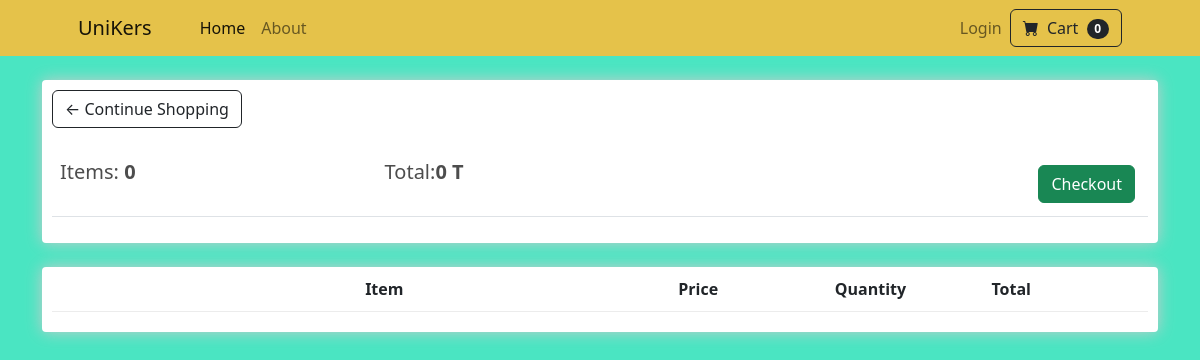
The app's page /cart/ (signed in) with its own data.
### store/models.py (models this page shows, shortened)
class Order(models.Model):
    customer = models.ForeignKey(Customer, on_delete=models.SET_NULL, blank=True, null=True)
    date_orderd = models.DateTimeField(auto_now_add=True)
    complete = models.BooleanField(default=False, null=True, blank=False)
    transaction_id = models.CharField(max_length=200, null=True)
    @property
    def get_cart_total(self):
        orderitems = self.orderitem_set.all()
        total = sum([item.get_total for item in orderitems])
        return total
    def get_cart_items(self):
        oredritems = self.orderitem_set.all()
        total = sum([item.quantity for item in oredritems])
        return total

### store/views.py (the view)
# urls.py: path('cart/', views.cart, name="cart"),
def cart(request):
    data = cartData(request)
    cartItems = data['cartItems']
    order = data['order']
    items = data['items']
    context = {'items':items, 'order':order, 'cartItems':cartItems}
    return render(request, 'store/cart.html', context)

### store/utils.py (called while the page is built)
def cartData(request):
    if request.user.is_authenticated:
        customer = request.user.customer
        order, created = Order.objects.get_or_create(customer=customer, complete=False)
        items = order.orderitem_set.all()
        cartItems = order.get_cart_items
    else:
        cookieData = cookieCart(request)
        cartItems = cookieData['cartItems']
        order = cookieData['order']
        items = cookieData['items']
    return {'cartItems': cartItems, 'order': order, 'items': items}

### store/templates/store/cart.html (shortened to what this page needs)
{% extends 'store/main.html' %}
{% load static %}
{% block content %}
    <div class="row">
        <div class="col-lg-12">
            <div class="box-element">
                <a  class="btn btn-outline-dark" href="{% url 'store' %}">&#x2190; Continue Shopping</a>
                <br>
                <br>
                <table class="table">
                    <tr>
                        <th><h5>Items: <strong>{{order.get_cart_items}}</strong></h5></th>
                        <th><h5>Total:<strong>{{order.get_cart_total}} T</strong></h5></th>
                        <th>
                            <a  style="float:right; margin:5px;" class="btn btn-success" href="{% url 'checkout' %}">Checkout</a>
                        </th>
                    </tr>
                </table>
            </div>
            <br>
            <div class="box-element">
                <div class="cart-row">
                    <div style="flex:2"></div>
                    <div style="flex:2"><strong>Item</strong></div>
                    <div style="flex:1"><strong>Price</strong></div>
                    <div style="flex:1"><strong>Quantity</strong></div>
                    <div style="flex:1"><strong>Total</strong></div>
                </div>
            </div>
        </div>
    </div>
{% endblock content %}

### store/templates/store/main.html (shortened to what this page needs)
<!DOCTYPE html>
{% load static %}
<html lang="en">
<head>
    <link href="https://cdn.jsdelivr.net/npm/bootstrap-icons@1.5.0/font/bootstrap-icons.css" rel="stylesheet" />
    <link href="{% static 'css/main.css' %}" rel="stylesheet" />
</head>
<body>
    <nav class="navbar navbar-expand-lg navbar-light custom-navbar">
        <div class="container px-4 px-lg-5">
            <a class="navbar-brand" href="{% url 'store' %}">UniKers</a>
            <div class="collapse navbar-collapse" id="navbarSupportedContent">
                <ul class="navbar-nav me-auto mb-2 mb-lg-0 ms-lg-4">
                    <li class="nav-item"><a class="nav-link active" aria-current="page" href="{% url 'store' %}">Home</a></li>
                    <li class="nav-item"><a class="nav-link" href="#!">About</a></li>
                </ul>
                <form class="navbar-nav ms-auto mb-2 mb-lg-0">
                    <li class="nav-item">
                        <a class="nav-link" href="#">Login</a>
                    </li>
                </form>
                <form class="d-flex" action="{% url 'cart' %}">
                    <button class="btn btn-outline-dark" type="submit">
                        <i class="bi-cart-fill me-1"></i>
                        Cart
                        <span class="badge bg-dark text-white ms-1 rounded-pill">{{cartItems}}</span>
                    </button>
                </form>
            </div>
        </div>
    </nav>
    <div class="container">
        <br>
        {% block content %}
        {% endblock content %}
    </div>
</body>
</html>

### store/templates/store/main.html (style rules this page uses)
body { background-color: #4AE5C2; }

### records on screen
Order: id "0", get_cart_items "0", get_cart_total "0"
